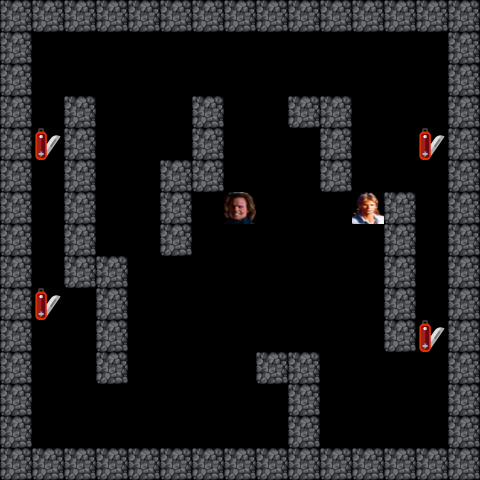

Rendered tile map (Tiled .tmx) drawn with the repository's tilesets; below, a short description and the full map source, tile grids included:
An orthogonal 15x15 tile map with 32x32 px tiles, 4 tile layers (wall, item, enemy, player), 4 tilesets.

<map version="1.0" tiledversion="1.1.5" orientation="orthogonal" renderorder="left-down" width="15" height="15" tilewidth="32" tileheight="32" infinite="0" nextobjectid="1">
 <tileset firstgid="1" name="enemy" tilewidth="32" tileheight="32" tilecount="1" columns="0">
  <grid orientation="orthogonal" width="1" height="1" />
  <tile id="0">
   <image width="32" height="32" source="enemy.png" />
  </tile>
 </tileset>
 <tileset firstgid="2" name="item" tilewidth="32" tileheight="32" tilecount="1" columns="0">
  <grid orientation="orthogonal" width="1" height="1" />
  <tile id="0">
   <image width="32" height="32" source="item.png" />
  </tile>
 </tileset>
 <tileset firstgid="3" name="player" tilewidth="32" tileheight="32" tilecount="1" columns="0">
  <grid orientation="orthogonal" width="1" height="1" />
  <tile id="0">
   <image width="32" height="32" source="player.png" />
  </tile>
 </tileset>
 <tileset firstgid="4" name="wall" tilewidth="30" tileheight="15" tilecount="1" columns="0">
  <grid orientation="orthogonal" width="1" height="1" />
  <tile id="0">
   <image width="30" height="15" source="wall.png" />
  </tile>
 </tileset>
 <layer name="wall" width="15" height="15">
  <data encoding="csv">
536870916,536870916,536870916,536870916,536870916,536870916,536870916,536870916,536870916,536870916,536870916,536870916,536870916,536870916,536870916,
536870916,0,0,0,0,0,0,0,0,0,0,0,0,0,536870916,
536870916,0,0,0,0,0,0,0,0,0,0,0,0,0,536870916,
536870916,0,536870916,0,0,0,536870916,0,0,536870916,536870916,0,0,0,536870916,
536870916,0,536870916,0,0,0,536870916,0,0,0,536870916,0,0,0,536870916,
536870916,0,536870916,0,0,536870916,536870916,0,0,0,536870916,0,0,0,536870916,
536870916,0,536870916,0,0,536870916,0,0,0,0,0,0,536870916,0,536870916,
536870916,0,536870916,0,0,536870916,0,0,0,0,0,0,536870916,0,536870916,
536870916,0,536870916,536870916,0,0,0,0,0,0,0,0,536870916,0,536870916,
536870916,0,0,536870916,0,0,0,0,0,0,0,0,536870916,0,536870916,
536870916,0,0,536870916,0,0,0,0,0,0,0,0,536870916,0,536870916,
536870916,0,0,536870916,0,0,0,0,536870916,536870916,0,0,0,0,536870916,
536870916,0,0,0,0,0,0,0,0,536870916,0,0,0,0,536870916,
536870916,0,0,0,0,0,0,0,0,536870916,0,0,0,0,536870916,
536870916,536870916,536870916,536870916,536870916,536870916,536870916,536870916,536870916,536870916,536870916,536870916,536870916,536870916,536870916
</data>
 </layer>
 <layer name="item" width="15" height="15">
  <data encoding="csv">
0,0,0,0,0,0,0,0,0,0,0,0,0,0,0,
0,0,0,0,0,0,0,0,0,0,0,0,0,0,0,
0,0,0,0,0,0,0,0,0,0,0,0,0,0,0,
0,0,0,0,0,0,0,0,0,0,0,0,0,0,0,
0,2,0,0,0,0,0,0,0,0,0,0,0,2,0,
0,0,0,0,0,0,0,0,0,0,0,0,0,0,0,
0,0,0,0,0,0,0,0,0,0,0,0,0,0,0,
0,0,0,0,0,0,0,0,0,0,0,0,0,0,0,
0,0,0,0,0,0,0,0,0,0,0,0,0,0,0,
0,2,0,0,0,0,0,0,0,0,0,0,0,0,0,
0,0,0,0,0,0,0,0,0,0,0,0,0,2,0,
0,0,0,0,0,0,0,0,0,0,0,0,0,0,0,
0,0,0,0,0,0,0,0,0,0,0,0,0,0,0,
0,0,0,0,0,0,0,0,0,0,0,0,0,0,0,
0,0,0,0,0,0,0,0,0,0,0,0,0,0,0
</data>
 </layer>
 <layer name="enemy" width="15" height="15">
  <data encoding="csv">
0,0,0,0,0,0,0,0,0,0,0,0,0,0,0,
0,0,0,0,0,0,0,0,0,0,0,0,0,0,0,
0,0,0,0,0,0,0,0,0,0,0,0,0,0,0,
0,0,0,0,0,0,0,0,0,0,0,0,0,0,0,
0,0,0,0,0,0,0,0,0,0,0,0,0,0,0,
0,0,0,0,0,0,0,0,0,0,0,0,0,0,0,
0,0,0,0,0,0,0,1,0,0,0,0,0,0,0,
0,0,0,0,0,0,0,0,0,0,0,0,0,0,0,
0,0,0,0,0,0,0,0,0,0,0,0,0,0,0,
0,0,0,0,0,0,0,0,0,0,0,0,0,0,0,
0,0,0,0,0,0,0,0,0,0,0,0,0,0,0,
0,0,0,0,0,0,0,0,0,0,0,0,0,0,0,
0,0,0,0,0,0,0,0,0,0,0,0,0,0,0,
0,0,0,0,0,0,0,0,0,0,0,0,0,0,0,
0,0,0,0,0,0,0,0,0,0,0,0,0,0,0
</data>
 </layer>
 <layer name="player" width="15" height="15">
  <data encoding="csv">
0,0,0,0,0,0,0,0,0,0,0,0,0,0,0,
0,0,0,0,0,0,0,0,0,0,0,0,0,0,0,
0,0,0,0,0,0,0,0,0,0,0,0,0,0,0,
0,0,0,0,0,0,0,0,0,0,0,0,0,0,0,
0,0,0,0,0,0,0,0,0,0,0,0,0,0,0,
0,0,0,0,0,0,0,0,0,0,0,0,0,0,0,
0,0,0,0,0,0,0,0,0,0,0,3,0,0,0,
0,0,0,0,0,0,0,0,0,0,0,0,0,0,0,
0,0,0,0,0,0,0,0,0,0,0,0,0,0,0,
0,0,0,0,0,0,0,0,0,0,0,0,0,0,0,
0,0,0,0,0,0,0,0,0,0,0,0,0,0,0,
0,0,0,0,0,0,0,0,0,0,0,0,0,0,0,
0,0,0,0,0,0,0,0,0,0,0,0,0,0,0,
0,0,0,0,0,0,0,0,0,0,0,0,0,0,0,
0,0,0,0,0,0,0,0,0,0,0,0,0,0,0
</data>
 </layer>
</map>